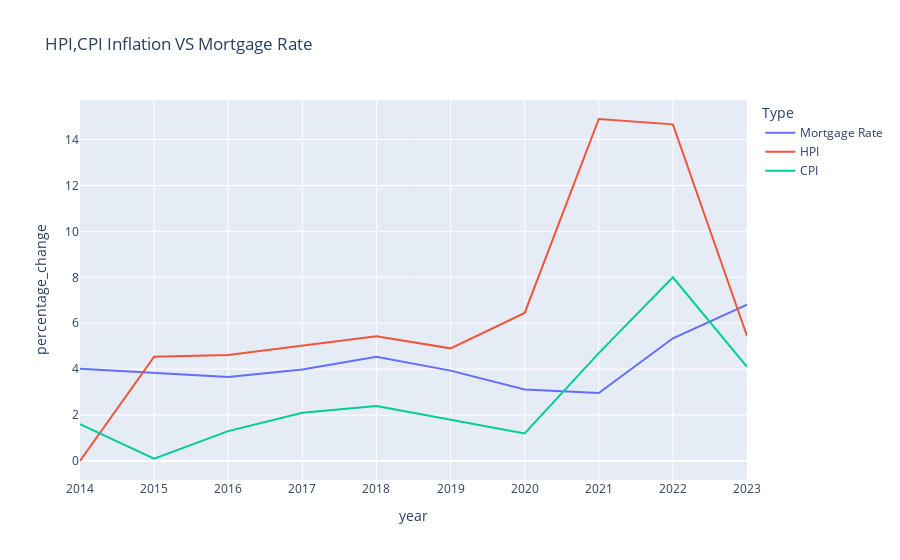

The code cell stored with this chart in its notebook:
### Code cell
from house_price import HPI_inflation_vs_MR_CPI
HPI_inflation_vs_MR_CPI()

### Figure 1 — Plotly figure (JSON) as saved in the notebook; plotly's stock layout.template omitted (floating-point values rounded to 4 significant figures)
{"data": [{"hovertemplate": "Type=Mortgage Rate<br>year=%{x}<br>percentage_change=%{y}<extra></extra>", "legendgroup": "Mortgage Rate", "line": {"color": "#636efa", "dash": "solid"}, "marker": {"symbol": "circle"}, "mode": "lines", "name": "Mortgage Rate", "orientation": "v", "showlegend": true, "type": "scatter", "x": [2014, 2015, 2016, 2017, 2018, 2019, 2020, 2021, 2022, 2023], "xaxis": "x", "y": [4.022, 3.851, 3.654, 3.99, 4.545, 3.936, 3.112, 2.958, 5.344, 6.807], "yaxis": "y"}, {"hovertemplate": "Type=HPI<br>year=%{x}<br>percentage_change=%{y}<extra></extra>", "legendgroup": "HPI", "line": {"color": "#EF553B", "dash": "solid"}, "marker": {"symbol": "circle"}, "mode": "lines", "name": "HPI", "orientation": "v", "showlegend": true, "type": "scatter", "x": [2014, 2015, 2016, 2017, 2018, 2019, 2020, 2021, 2022, 2023], "xaxis": "x", "y": [0, 4.539, 4.62, 5.024, 5.434, 4.907, 6.45, 14.9, 14.66, 5.444], "yaxis": "y"}, {"hovertemplate": "Type=CPI<br>year=%{x}<br>percentage_change=%{y}<extra></extra>", "legendgroup": "CPI", "line": {"color": "#00cc96", "dash": "solid"}, "marker": {"symbol": "circle"}, "mode": "lines", "name": "CPI", "orientation": "v", "showlegend": true, "type": "scatter", "x": [2014, 2015, 2016, 2017, 2018, 2019, 2020, 2021, 2022, 2023], "xaxis": "x", "y": [1.6, 0.1, 1.3, 2.1, 2.4, 1.8, 1.2, 4.7, 8, 4.1], "yaxis": "y"}], "layout": {"autosize": true, "legend": {"title": {"text": "Type"}, "tracegroupgap": 0}, "title": {"text": "HPI,CPI Inflation VS Mortgage Rate"}, "xaxis": {"anchor": "y", "autorange": true, "domain": [0, 1], "range": [2014, 2023], "title": {"text": "year"}, "type": "linear"}, "yaxis": {"anchor": "x", "autorange": true, "domain": [0, 1], "range": [-0.8275, 15.72], "title": {"text": "percentage_change"}, "type": "linear"}}}
